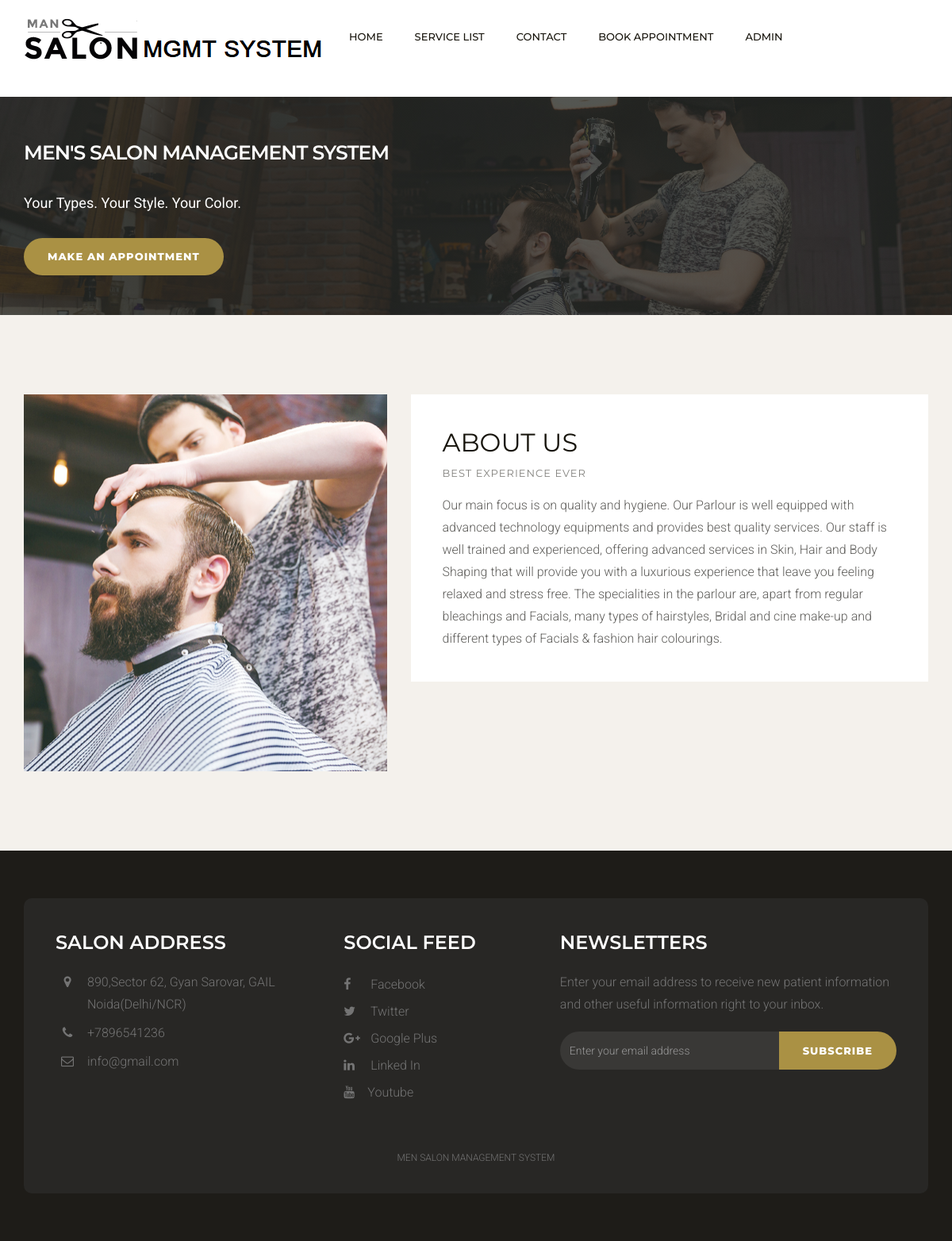
The app's page /msms/index.php with its own data.
### tables this page shows
CREATE TABLE `tblpage` (
  `ID` int(10) NOT NULL,
  `PageType` varchar(200) DEFAULT NULL,
  `PageTitle` mediumtext DEFAULT NULL,
  `PageDescription` mediumtext DEFAULT NULL,
  `Email` varchar(200) DEFAULT NULL,
  `MobileNumber` bigint(10) DEFAULT NULL,
  `UpdationDate` date DEFAULT NULL,
  `Timing` varchar(200) NOT NULL
);

### msms/index.php (the view, shortened to what this page needs)
<?php
include('includes/dbconnection.php');
?>
<!DOCTYPE html>
<html lang="en">
<head>
    <link href="css/bootstrap.min.css" rel="stylesheet">
    <link href="css/font-awesome.min.css" rel="stylesheet">
    <link href="css/style.css" rel="stylesheet">
</head>
<body>
    <?php include_once('includes/header.php');?>
    <div class="hero-section">
        <div class="container">
            <div class="row">
                <div class="col-lg-6 col-md-6 col-sm-6 col-xs-12">
                    <h1 class="hero-title">Men's salon Management System</h1>
                    <p class="hero-text"><strong>Your Types. Your Style. Your Color.</strong> </p>
                    <a href="appointment.php" class="btn btn-default">Make an Appointment</a> </div>
            </div>
        </div>
    </div>
    <div class="space-medium bg-default">
        <div class="container">
            <div class="row">
                <div class="col-lg-5 col-md-5 col-sm-12 col-xs-12"><img src="images/about-img.jpg" alt="" class="img-responsive"></div>
                <div class="col-lg-7 col-md-7 col-sm-12 col-xs-12">
                    <div class="well-block">
                        <?php
$ret=mysqli_query($con,"select * from tblpage where PageType='aboutus' ");
while ($row=mysqli_fetch_array($ret)) {
?>
                        <h1><?php  echo $row['PageTitle'];?></h1>
                        <h5 class="small-title ">best experience ever</h5>
                        <p><?php  echo $row['PageDescription'];?></p><?php } ?>
                         </div>
                </div>
            </div>
        </div>
    </div>
    <?php include_once('includes/footer.php');?>
</body>
</html>

### msms/includes/footer.php (shortened to what this page needs)
<?php
include('includes/dbconnection.php');
  ?>
<div class="footer">
        <div class="container">
            <div class="footer-block">
                <div class="row">
                    <div class="col-lg-4 col-md-4 col-sm-6 col-xs-12">
                        <div class="footer-widget">
                            <h2 class="widget-title">Salon Address</h2>
                            <ul class="listnone contact">
                                <?php
$ret=mysqli_query($con,"select * from tblpage where PageType='contactus' ");
while ($row=mysqli_fetch_array($ret)) {
?>
                                <li><i class="fa fa-map-marker"></i> <?php  echo $row['PageDescription'];?> </li>
                                <li><i class="fa fa-phone"></i> +<?php  echo $row['MobileNumber'];?></li>
                                <li><i class="fa fa-envelope-o"></i>  <?php  echo $row['Email'];?></li><?php } ?>
                            </ul>
                        </div>
                    </div>
                    <div class="col-lg-3 col-md-3 col-sm-6 col-xs-12">
                        <div class="footer-widget footer-social">
                            <h2 class="widget-title">Social Feed</h2>
                            <ul class="listnone">
                                <li>
                                    <a href="#"> <i class="fa fa-facebook"></i> Facebook </a>
                                </li>
                                <li><a href="#"><i class="fa fa-twitter"></i> Twitter</a></li>
                                <li><a href="#"><i class="fa fa-google-plus"></i> Google Plus</a></li>
                                <li><a href="#"><i class="fa fa-linkedin"></i> Linked In</a></li>
                                <li>
                                    <a href="#"> <i class="fa fa-youtube"></i>Youtube</a>
                                </li>
                            </ul>
                        </div>
                    </div>
                    <div class="col-lg-5 col-md-5 col-sm-12 col-xs-12">
                        <div class="footer-widget widget-newsletter">
                            <h2 class="widget-title">Newsletters</h2>
                            <p>Enter your email address to receive new patient information and other useful information right to your inbox.</p>
                            <form method="post">
                            <div class="input-group">
                                <input type="text" class="form-control" placeholder="Enter your email address" name="email">
                                <span class="input-group-btn">
                            <button class="btn btn-default" type="submit" value="submit" name="sub">Subscribe</button>
                            </span>
                            </div></form>
                        </div>
                    </div>
                </div>
                <div class="tiny-footer">
                    <div class="row">
                        <div class="col-lg-12 col-md-12 col-sm-12 col-xs-12">
                            <div class="copyright-content">
                                <p> Men Salon Management System </p>
                            </div>
                        </div>
                    </div>
                </div>
            </div>
        </div>
    </div>

### msms/css/style.css (style rules this page uses)
body { font-size: 16px; background-color: #fff; color: #5d5c59; font-family: 'Roboto', sans-serif; line-height: 28px; font-weight: 300; }
h1, h2, h3, h4, h5, h6 { margin: 0; padding: 0; margin-bottom: 10px; color: #18150d; font-weight: 400; font-family: 'Montserrat', sans-serif; text-transform: uppercase; -webkit-font-smoothing: antialiased; text-rendering: optimizeLegibility; }
h1 { font-size: 32px; line-height: 42px; }
h2 { font-size: 24px; line-height: 32px; }
h5 { font-size: 14px; }
p { margin: 0 0 20px; }
p:last-child { margin-bottom: 0px; }
ul, ol { margin: 0; }
a { color: #aa9144; text-decoration: none; -webkit-transition: all 0.3s; -moz-transition: all 0.3s; transition: all 0.3s; }
b, strong { font-weight: 400; }
.listnone { list-style: none; padding: 0px; }
.form-control { width: 100%; height: 50px; padding: 6px 12px; font-size: 16px; line-height: 1.42857143; color: #333; background-color: #fff; border: 1px solid #dcd9d3; background-image: none; border-radius: 10px; -webkit-box-shadow: inset 0 0px 0px rgba(255, 255, 255, .075); box-shadow: inset 3px 3px 3px rgba(255, 255, 255, .075); margin-bottom: 15px; }
.btn { display: inline-block; padding: 14px 30px; margin-bottom: 0; font-size: 13px; font-weight: 800; letter-spacing: 1px; line-height: 1.42857143; text-align: center; border: none; text-transform: uppercase; border-radius: 100px;font-family: 'Montserrat', sans-serif; -webkit-font-smoothing: antialiased; text-rendering: optimizeLegibility; }
.btn-default { color: #fff; background-color: #aa9144; }
.space-medium { padding-top: 100px; padding-bottom: 100px; }
.bg-default { background-color: #f4f1ec; }
.small-title { color: #84837f; font-size: 13px; letter-spacing: 1px; margin-bottom: 20px; }
.well-block { background-color: #fff;padding: 40px; }
.hero-section { padding-top: 135px; padding-bottom: 135px; background: linear-gradient(rgba(36, 39, 38, 0.5), rgba(36, 39, 38, 0.5)), rgba(36, 39, 38, 0.5) url(../images/hero-img.jpg) no-repeat center; background-size: cover; }
.hero-title { font-size: 46px; color: #fff; line-height: 58px; font-weight: 600; margin-bottom: 30px; letter-spacing: -1px; }
.hero-text { font-size: 18px; color: #fff; margin-bottom: 30px; }
.footer { background-color: #1e1c18; padding-top: 60px; padding-bottom: 60px; }
.footer-block { background-color: #282725;padding: 40px 40px 10px 40px; border-radius: 10px; }
.footer-widget p { color: #747474; }
.footer-widget .widget-title { color: #fff; font-weight: 600; padding-bottom: 20px; margin-bottom: 30px; }
.footer-widget li a { color: #747474; line-height: 34px; }
.footer-social ul li a i { padding-right: 10px; width: 30px; }
.footer .contact li { position: relative; padding-left: 40px; display: block; ' margin-bottom: 8px; padding: 0 0 8px 40px; color: #747474; }
.footer .contact li i { display: block; position: absolute; top: 5px; left: 0; width: 30px; font-size: 16px; text-align: center; }
.widget-newsletter .form-control { height: 48px; color: #eee; background-color: #393836; border: none; box-shadow: none; font-size: 14px; border-radius: 30px 0px 0px 30px; }
.widget-newsletter button { height: 48px; }
.tiny-footer { padding-top: 19px; padding-bottom: 9px; font-size: 12px; color: #56575e; text-align: left; text-transform: uppercase; text-align: center; }
.copyright-content { padding: 12px; color: #747474; }
.widget-title { margin-bottom: 20px; }
@media only screen and (max-width : 1200px) { .hero-title { font-size: 25px; line-height: 40px; } }
@media only screen and (max-width : 1200px) { .hero-section { padding-top: 50px; padding-bottom: 50px; } }
@media only screen and (max-width : 1200px) { .footer-widget { margin-bottom: 20px; } }
@media only screen and (max-width : 1200px) { .footer-widget .widget-title { margin-bottom: 0px; } }

### records on screen
tblpage: PageTitle "ABOUT US", PageDescription "Our main focus is on quality and hygiene. Our Parlour is well equipped with advanced technology equipments and provides best quality services. Our staff is well trained and experienced, offering advanced services in Skin, Hair and Body Shaping that will provide you with a luxurious experience that leave you feeling relaxed and stress free. The specialities in the parlour are, apart from regular bleachings and Facials, many types of hairstyles, Bridal and cine make-up and different types of Facials & fashion hair colourings."
tblpage: PageDescription "890,Sector 62, Gyan Sarovar, GAIL Noida(Delhi/NCR)", MobileNumber "7896541236", Email "info@gmail.com"
